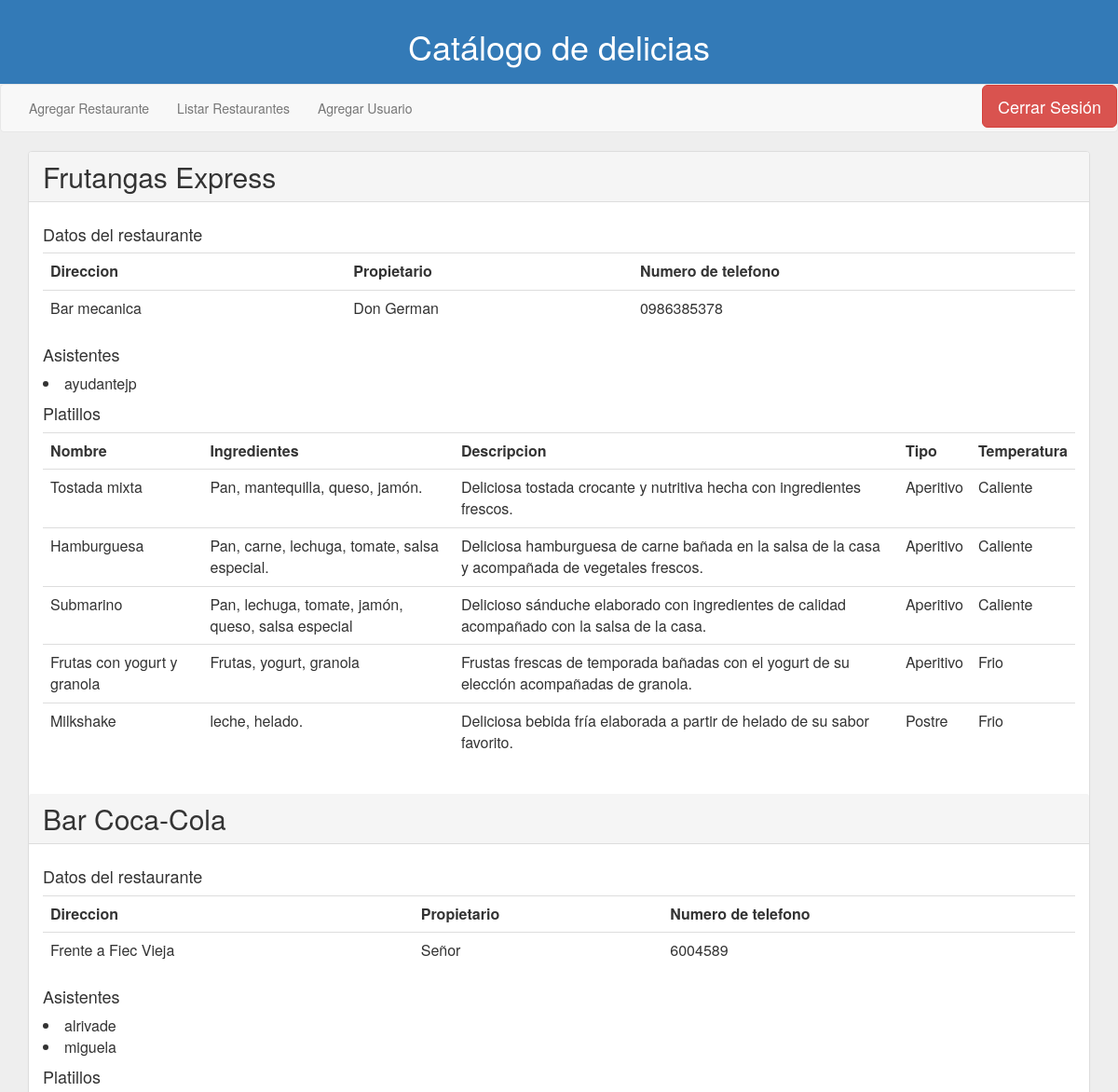
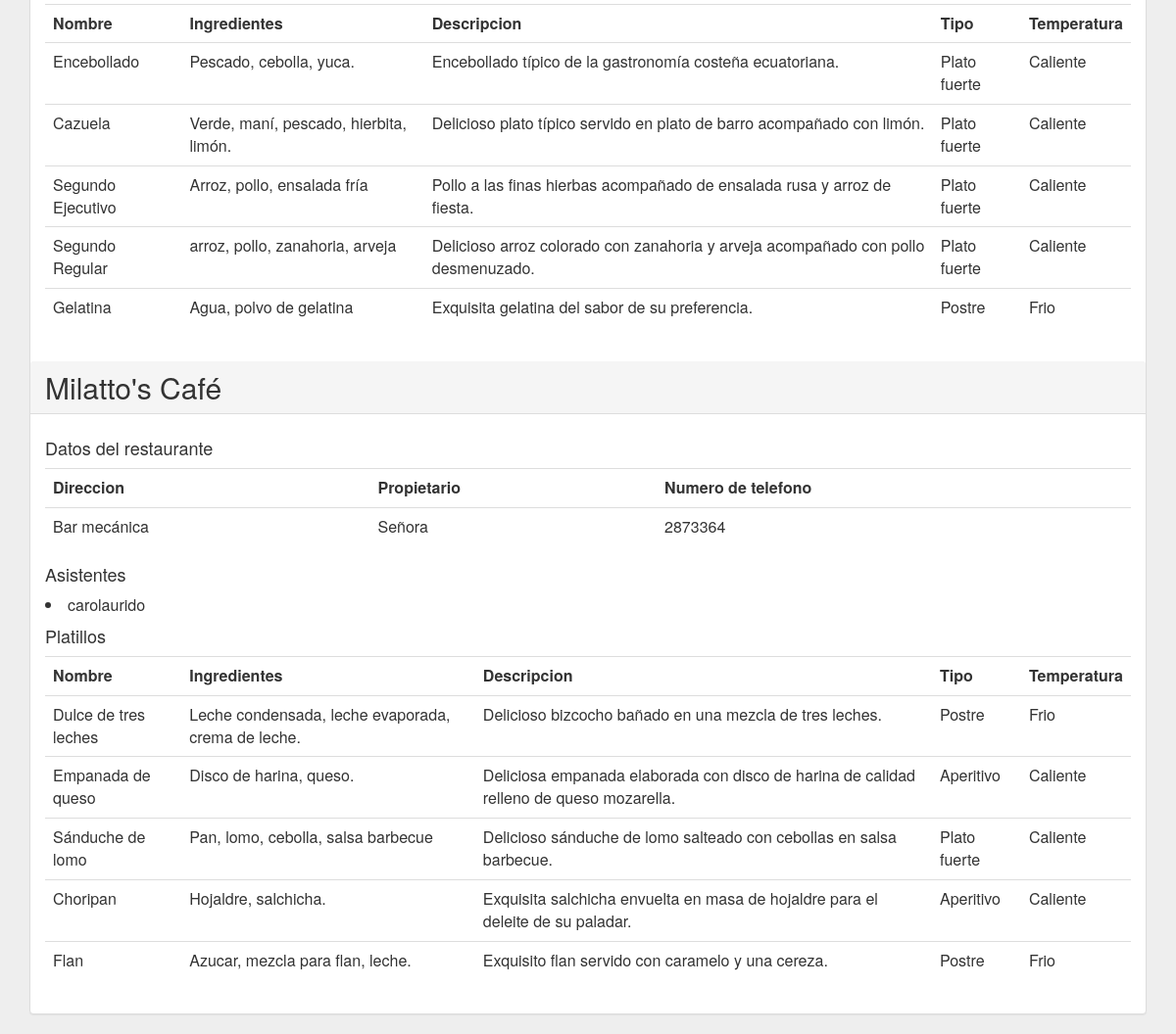
/home/listRestaurant (signed in), run on the app's committed database (2 pictures, top to bottom).
### catalogoapp/models.py (models this page shows, shortened)
class Restaurant(models.Model):
    name = models.TextField(max_length=50)
    address = models.TextField()
    owner = models.TextField(max_length=50)
    phone_number = models.TextField(max_length=15)
    class Meta:
        verbose_name = "Restaurant"
        verbose_name_plural = "Restaurants"

class Profile(models.Model):
    role = models.ForeignKey(Role,null=False,blank=False)
    user = models.OneToOneField(User, related_name='profile', on_delete=models.CASCADE)
    restaurant = models.ForeignKey(Restaurant, related_name='profiles',null=True, blank=True, help_text='Solo necesario si el rol es Ayudante')
    def __str__(self):
        return self.user.username
    class Meta:
        verbose_name = "Profile"
        verbose_name_plural = "Profiles"

class Dish(models.Model):
    name = models.TextField(max_length=50)
    ingredients = models.TextField()
    image = models.ImageField(upload_to='photos/',null=True)
    description = models.TextField()
    dish_choice = models.ForeignKey(DishType)
    dish_category = models.ForeignKey(DishCategory,null=True)
    temperature = models.ForeignKey(DishTemperature)
    restaurant = models.ForeignKey(Restaurant)
    class Meta:
        verbose_name = "Dish"
        verbose_name_plural = "Dishes"

class DishType(models.Model):
    name = models.TextField(max_length=25)
    def __str__(self):
        return self.name
    class Meta:
        verbose_name = "Tipo"
        verbose_name_plural = "Tipos"

class DishTemperature(models.Model):
    name = models.TextField(max_length=25)
    def __str__(self):
        return self.name
    class Meta:
        verbose_name = "Temperatura"
        verbose_name_plural = "Temperaturas"

### catalogoapp/views.py (the view)
# urls.py: url(r'^home/listRestaurant$', listRestaurant, name="listRestaurant"),
def listRestaurant(request):
    if (request.user.is_authenticated and (request.user.profile.role.name == "Administrador")):
        restaurantes = Restaurant.objects.all()
        asistentes = Profile.objects.filter(role=2)
        platillos = Dish.objects.all()
        return render(request, 'listRestaurant.html',{'role':request.user.profile.role.name,'restaurantes':restaurantes,
        'asistentes':asistentes,'platillos':platillos})
    else:
        return redirect('noAccess')

### catalogoapp/templates/listRestaurant.html
{% extends 'home.html' %}
{% block content2 %}
<main class="container" role='main'>
  <div class="panel panel-default">
    {% for restaurant in restaurantes %}
    <div class="panel-heading">
      <h2 class='panel-title' style="font-size:30px;">{{ restaurant.name }}</h2>
    </div>
    <div class="panel-body">
      <h4>Datos del restaurante</h4>
      <table class="table">
        <tr>
          <th>Direccion</th>
          <th>Propietario</th>
          <th>Numero de telefono</th>
        </tr>
        <tr>
          <td>{{ restaurant.address }}</td>
          <td>{{ restaurant.owner }}</td>
          <td>{{ restaurant.phone_number }}</td>
        </tr>
      </table>
      <h4>Asistentes</h4>
      {% for asistente in asistentes %}
        {% if asistente.restaurant == restaurant %}
          <li style="font-size: 16px;">{{ asistente }}</li>
        {% endif %}
      {% endfor %}
      <h4>Platillos</h4>
      <table class="table">
      <tr>
        <th>Nombre</th>
        <th>Ingredientes</th>
        <th>Descripcion</th>
        <th>Tipo</th>
        <th>Temperatura</th>
      </tr>
      {% for platillo in platillos %}
        {% if platillo.restaurant == restaurant %}
          <tr>
            <td>{{ platillo.name }}</td>
            <td>{{ platillo.ingredients }}</td>
            <td>{{ platillo.description }}</td>
            <td>{{ platillo.dish_choice }}</td>
            <td>{{ platillo.temperature }}</td>
          </tr>
        {% endif %}
      {% endfor %}
      </table>
      </div>
    {% endfor %}
  </div>
</main>
{% endblock content2 %}

### catalogoapp/templates/home.html
{% extends 'base.html' %}
{% block content %}
<nav class="navbar navbar-default">
  <div class="container-fluid">
    <ul class="nav navbar-nav">
      {% if role == "Cliente" %}
        <li><a href="{% url 'listDishesClient' %}">Listar Platillos</a></li>
        <li><a href="{% url 'searchDishes' %}">Buscar Platillos</a></li>
      {% elif role == "Ayudante" %}
        <li><a href="{% url 'newDish' %}">Agregar Platillo</a></li>
        <li><a href="{% url 'listDishesAssistant' %}">Mostrar Platillos</a></li>
        <li><a href="{% url 'listCategoryDishes' %}">Mostrar Platillos por categoría</a></li>
      {% elif role == "Administrador" %}
        <li><a href="{% url 'newRestaurant' %}">Agregar Restaurante</a></li>
        <li><a href="{% url 'listRestaurant' %}">Listar Restaurantes</a></li>
        <li><a href="{% url 'newUser' %}">Agregar Usuario</a></li>
      {% endif %}
    </ul>
    <ul class="nav navbar-nav navbar-right">
      <a href="{% url 'logout' %}" class="btn btn-lg btn-danger btn-block" role="button">Cerrar Sesión</a>
    </ul>
  </div>
</nav>
{% block content2 %}
{% endblock content2 %}
{% endblock content %}

### catalogoapp/templates/base.html (shortened to what this page needs)
{% load staticfiles %}
<html>
<head>
  <link rel="stylesheet" href="{% static 'css/bootstrap.css' %}">
</head>
<body>
  <div class="page-header">
    <h1>Catálogo de delicias</h1>
  </div>
{% block content %}
{% endblock content %}
</body>
</html>

### data on the page
Restaurant: name "Frutangas Express", address "Bar mecanica", owner "Don German", phone_number "0986385378"
Profile: user.username "ayudantejp"
Dish: name "Tostada mixta", ingredients "Pan, mantequilla, queso, jamón.", description "Deliciosa tostada crocante y nutritiva hecha con ingredientes frescos.", dish_choice "Aperitivo", temperature "Caliente"
Dish: name "Hamburguesa", ingredients "Pan, carne, lechuga, tomate, salsa especial.", description "Deliciosa hamburguesa de carne bañada en la salsa de la casa y acompañada de vegetales frescos.", dish_choice "Aperitivo", temperature "Caliente"
Dish: name "Submarino", ingredients "Pan, lechuga, tomate, jamón, queso, salsa especial", description "Delicioso sánduche elaborado con ingredientes de calidad acompañado con la salsa de la casa.", dish_choice "Aperitivo", temperature "Caliente"
Dish: name "Frutas con yogurt y granola", ingredients "Frutas, yogurt, granola", description "Frustas frescas de temporada bañadas con el yogurt de su elección acompañadas de granola.", dish_choice "Aperitivo", temperature "Frio"
Dish: name "Milkshake", ingredients "leche, helado.", description "Deliciosa bebida fría elaborada a partir de helado de su sabor favorito.", dish_choice "Postre", temperature "Frio"
Restaurant: name "Bar Coca-Cola", address "Frente a Fiec Vieja", owner "Señor", phone_number "6004589"
Profile: user.username "alrivade"
Profile: user.username "miguela"
Dish: name "Encebollado", ingredients "Pescado, cebolla, yuca.", description "Encebollado típico de la gastronomía costeña ecuatoriana.", dish_choice "Plato fuerte", temperature "Caliente"
Dish: name "Cazuela", ingredients "Verde, maní, pescado, hierbita, limón.", description "Delicioso plato típico servido en plato de barro acompañado con limón.", dish_choice "Plato fuerte", temperature "Caliente"
Dish: name "Segundo Ejecutivo", ingredients "Arroz, pollo, ensalada fría", description "Pollo a las finas hierbas acompañado de ensalada rusa y arroz de fiesta.", dish_choice "Plato fuerte", temperature "Caliente"
Dish: name "Segundo Regular", ingredients "arroz, pollo, zanahoria, arveja", description "Delicioso arroz colorado con zanahoria y arveja acompañado con pollo desmenuzado.", dish_choice "Plato fuerte", temperature "Caliente"
Dish: name "Gelatina", ingredients "Agua, polvo de gelatina", description "Exquisita gelatina del sabor de su preferencia.", dish_choice "Postre", temperature "Frio"
Restaurant: name "Milatto's Café", address "Bar mecánica", owner "Señora", phone_number "2873364"
Profile: user.username "carolaurido"
Dish: name "Dulce de tres leches", ingredients "Leche condensada, leche evaporada, crema de leche.", description "Delicioso bizcocho bañado en una mezcla de tres leches.", dish_choice "Postre", temperature "Frio"
Dish: name "Empanada de queso", ingredients "Disco de harina, queso.", description "Deliciosa empanada elaborada con disco de harina de calidad relleno de queso mozarella.", dish_choice "Aperitivo", temperature "Caliente"
Dish: name "Sánduche de lomo", ingredients "Pan, lomo, cebolla, salsa barbecue", description "Delicioso sánduche de lomo salteado con cebollas en salsa barbecue.", dish_choice "Plato fuerte", temperature "Caliente"
Dish: name "Choripan", ingredients "Hojaldre, salchicha.", description "Exquisita salchicha envuelta en masa de hojaldre para el deleite de su paladar.", dish_choice "Aperitivo", temperature "Caliente"
Dish: name "Flan", ingredients "Azucar, mezcla para flan, leche.", description "Exquisito flan servido con caramelo y una cereza.", dish_choice "Postre", temperature "Frio"
